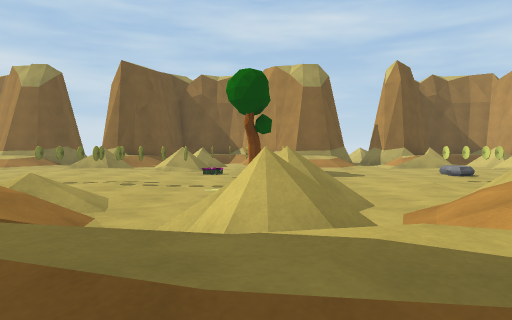
View 1 (above)

21 first-person views from a walk through a Unity game level. The camera is 1.2 m above the floor, tilts 2° down and sees 70° across. The floor is counted in squares, 2 m on a side. Each view is taken from the middle of a square. On the plan, view 1 faces up. The plan holds only what a view shows up to about 10 squares ahead; the rest is blank. The place goes on beyond the plan. The player is left out.

View 2
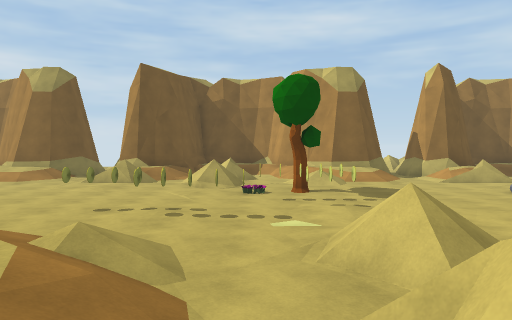

View 3
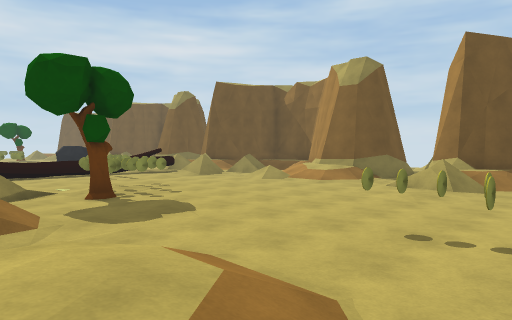

View 4
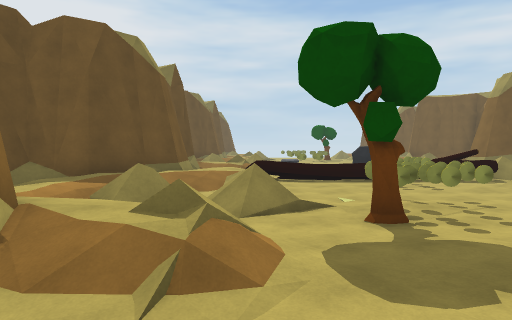

View 5
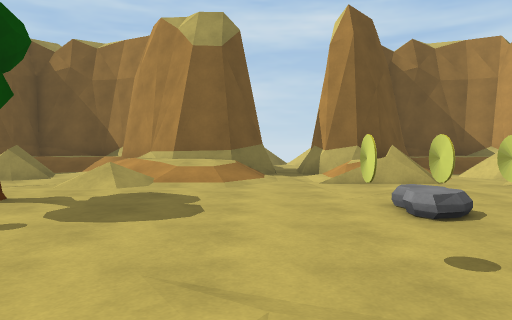

View 6
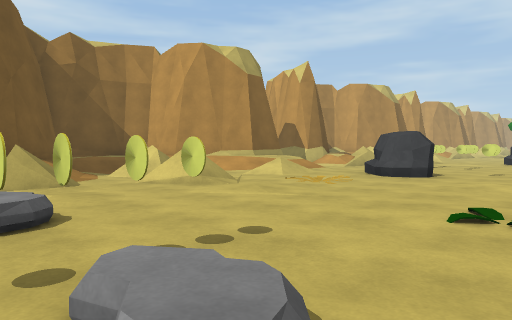

View 7
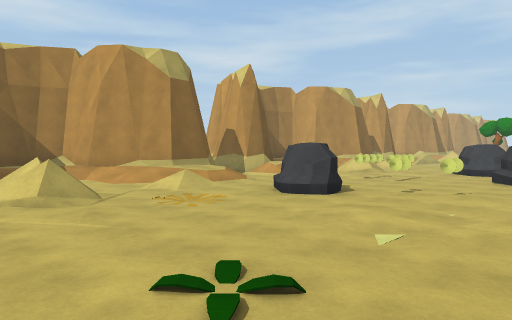

View 8
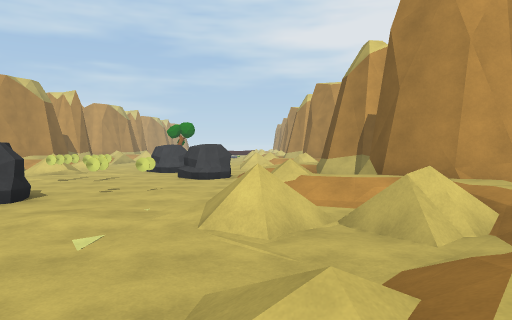

View 9
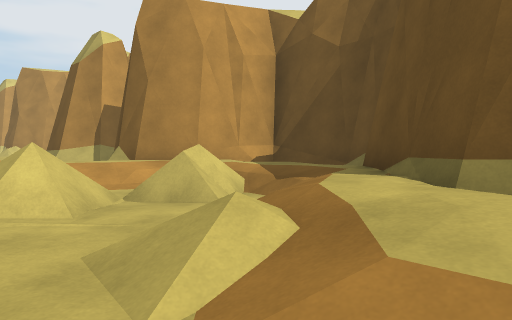

View 10
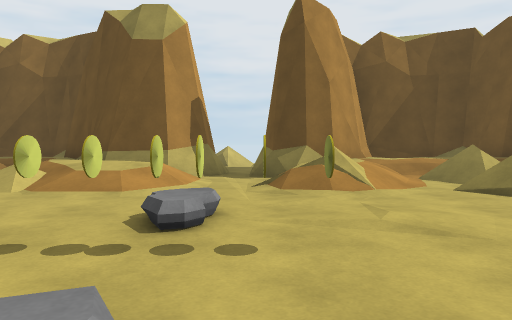

View 11
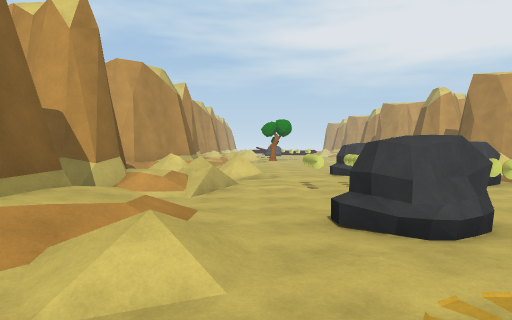

View 12
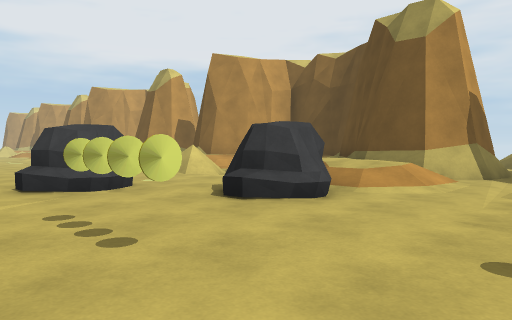

View 13
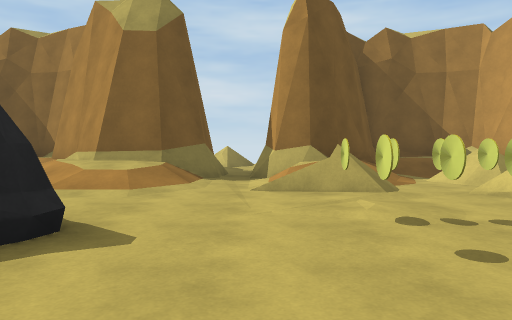

View 14
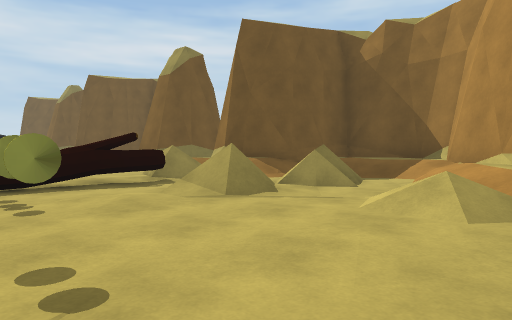

View 15
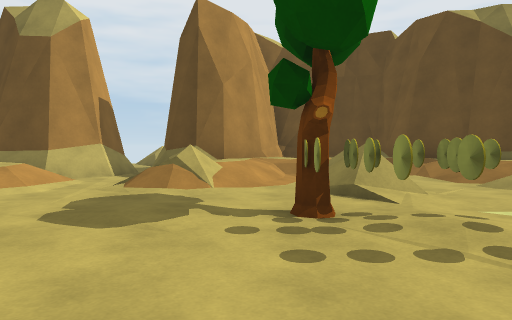

View 16
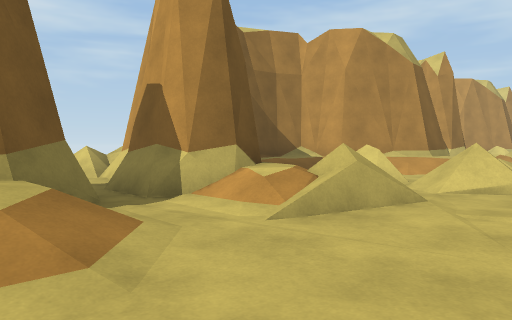

View 17
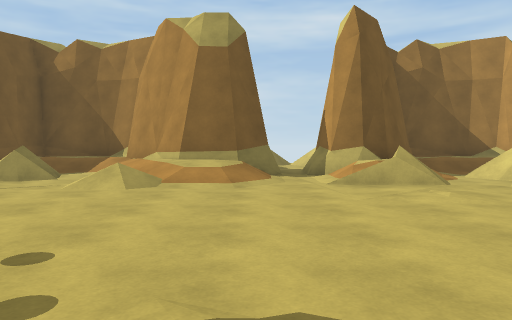

View 18
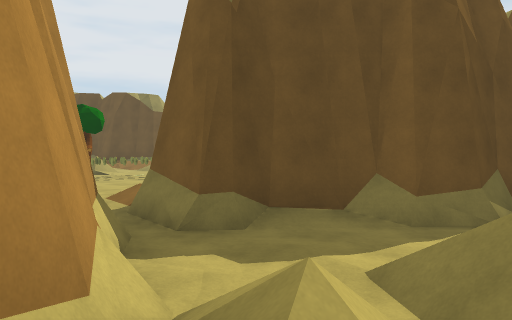

View 19
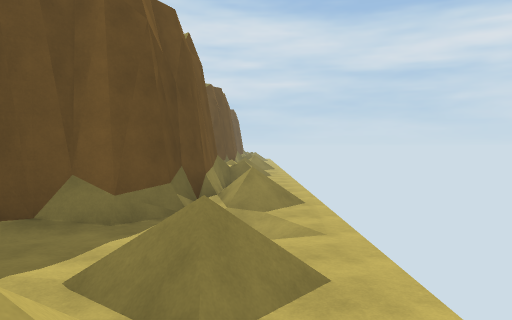

View 20
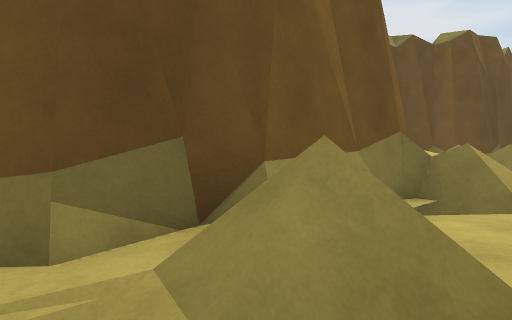

View 21
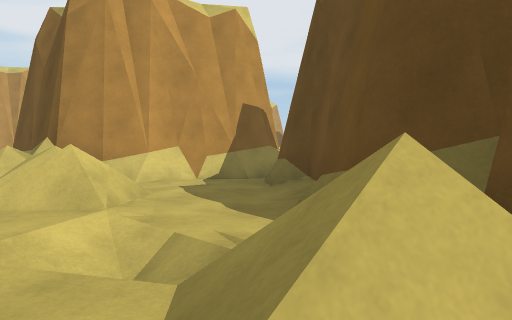

### Floor plan
Key: @ floor where view 1 was taken; # wall or solid block; x gap in a wall; . main floor; - floor 0.25 m lower than the main floor; : floor 0.5 m higher than the main floor; + floor 0.75 m higher than the main floor; / step, stairs or slope; = window, fence, low wall or low ledge; ^ raised ledge; T tree; C coin; R rock; O other object.
Columns run from 14 left of view 1 to 18 right of it. Each row starts with its distance up from view 1.
 19 .........   .....
 18 //.////// //.///// =/
 17 /####.././#####../ =####
 16  #####...#######...#####   ..
 15  ######..###### /..######  .. ###
 14 ##/:####/##//:#######//:## # ##::
 13 #//./###/##//./######././#####/./
 12 /.////+/.//.////+/.+/././:+/.+/./
 11 /././///.//./-///../// -///..=///
 10 ^./........./........//........//
  9 ^............OT........O..R..CC..
  8 ^OO.C........OOO..........R..CC..
  7 ^.O.OC....CCO.OO..CC......CC....R
  6 ^...CCC....COO.......O....CO..R..
  5 ^....#........./......../.....RR.
  4 =//.//./..///.////..://./ ././//
  3 :+/.=.///./+/.=.//./++/.=.//./++
  2 ##+/=/://###:/#/+#//##///.+ .###
  1  ##+::#### ##++:#######+::##x###+
  0   ## /#     ##@## /#  #/ ##  # ##
 -1    ####      ###  ..  ####

Where each view was taken, in squares from view 1:
view 1: 0 up, 0 right, facing up
view 2: 1 up, 1 left, facing up
view 3: 3 up, 2 left, facing up-left
view 4: 4 up, 4 left, facing left
view 5: 5 up, 3 right, facing up
view 6: 5 up, 4 right, facing up-right
view 7: 4 up, 6 right, facing up-right
view 8: 4 up, 6 right, facing right
view 9: 5 up, 6 right, facing down-right
view 10: 9 up, 4 right, facing down
view 11: 10 up, 8 right, facing right
view 12: 9 up, 13 right, facing down-right
view 13: 6 up, 14 right, facing up
view 14: 7 up, 8 left, facing up-left
view 15: 9 up, 8 left, facing down
view 16: 9 up, 8 left, facing up-right
view 17: 5 up, 7 left, facing up
view 18: 18 up, 4 left, facing down-left
view 19: 18 up, 4 left, facing left
view 20: 19 up, 1 right, facing down-left
view 21: 19 up, 1 left, facing down-right
